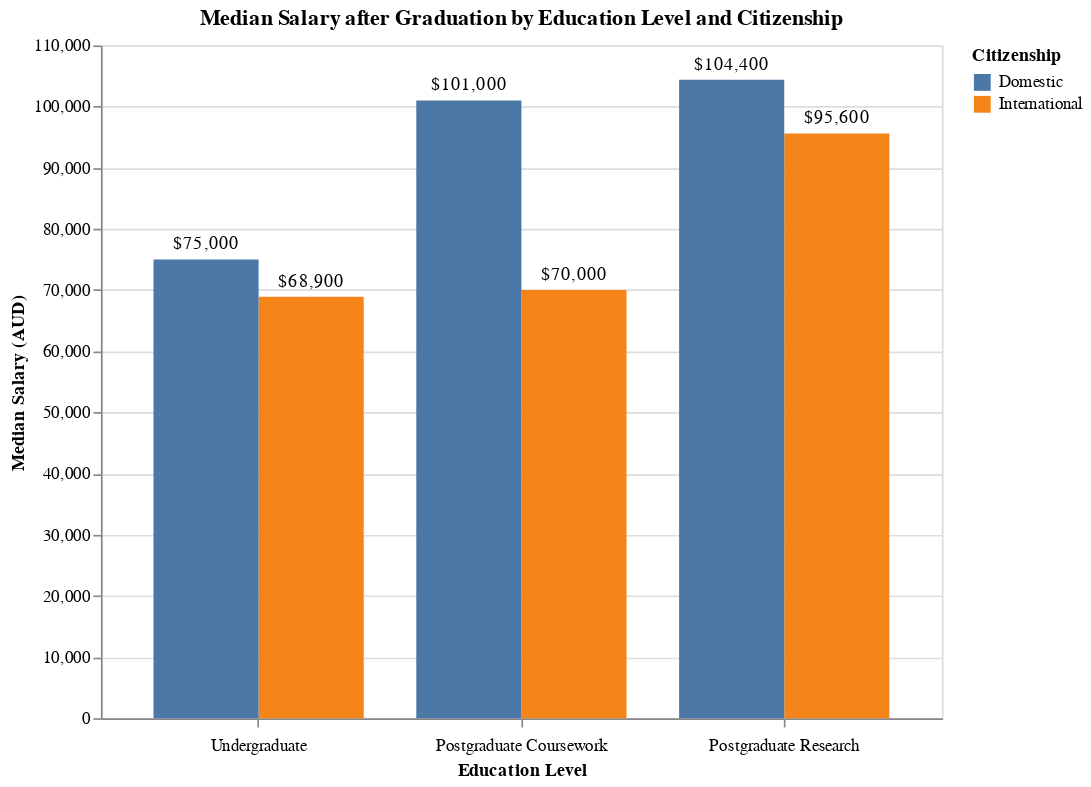

Vega-Lite specification for this chart:
### Vega-Lite specification from a JSON file in a GitHub repository (floating-point values rounded to 4 significant figures)
{"$schema": "https://vega.github.io/schema/vega-lite/v5.json", "description": "Grouped bar chart showing median salary by education level and citizenship", "width": 500, "height": 400, "data": {"values": [{"education level": "undergraduate", "citizenship": "International", "Median salary": 68900}, {"education level": "postgraduate coursework", "citizenship": "International", "Median salary": 70000}, {"education level": "postgraduate research", "citizenship": "International", "Median salary": 95600}, {"education level": "undergraduate", "citizenship": "Domestic", "Median salary": 75000}, {"education level": "postgraduate coursework", "citizenship": "Domestic", "Median salary": 101000}, {"education level": "postgraduate research", "citizenship": "Domestic", "Median salary": 104400}]}, "transform": [{"calculate": "datum['education level'] == 'undergraduate' ? 'Undergraduate' : datum['education level'] == 'postgraduate coursework' ? 'Postgraduate Coursework' : 'Postgraduate Research'", "as": "Education Level Display"}], "layer": [{"mark": "bar", "encoding": {"x": {"field": "Education Level Display", "type": "nominal", "axis": {"title": "Education Level", "labelAngle": 0, "labelPadding": 6}, "sort": ["Undergraduate", "Postgraduate Coursework", "Postgraduate Research"]}, "xOffset": {"field": "citizenship"}, "y": {"field": "Median salary", "type": "quantitative", "axis": {"title": "Median Salary (AUD)"}}, "color": {"field": "citizenship", "type": "nominal", "legend": {"title": "Citizenship"}}, "order": {"field": "citizenship", "sort": "ascending"}, "tooltip": [{"field": "Education Level Display", "title": "Education Level"}, {"field": "citizenship", "title": "Citizenship"}, {"field": "Median salary", "title": "Median Salary", "format": "$,d"}]}}, {"mark": {"type": "text", "align": "center", "baseline": "bottom", "dy": -4}, "encoding": {"x": {"field": "Education Level Display", "type": "nominal", "sort": ["Undergraduate", "Postgraduate Coursework", "Postgraduate Research"]}, "xOffset": {"field": "citizenship"}, "y": {"field": "Median salary", "type": "quantitative"}, "text": {"field": "Median salary", "type": "quantitative", "format": "$,d"}, "color": {"value": "black"}}}], "title": "Median Salary after Graduation by Education Level and Citizenship"}
